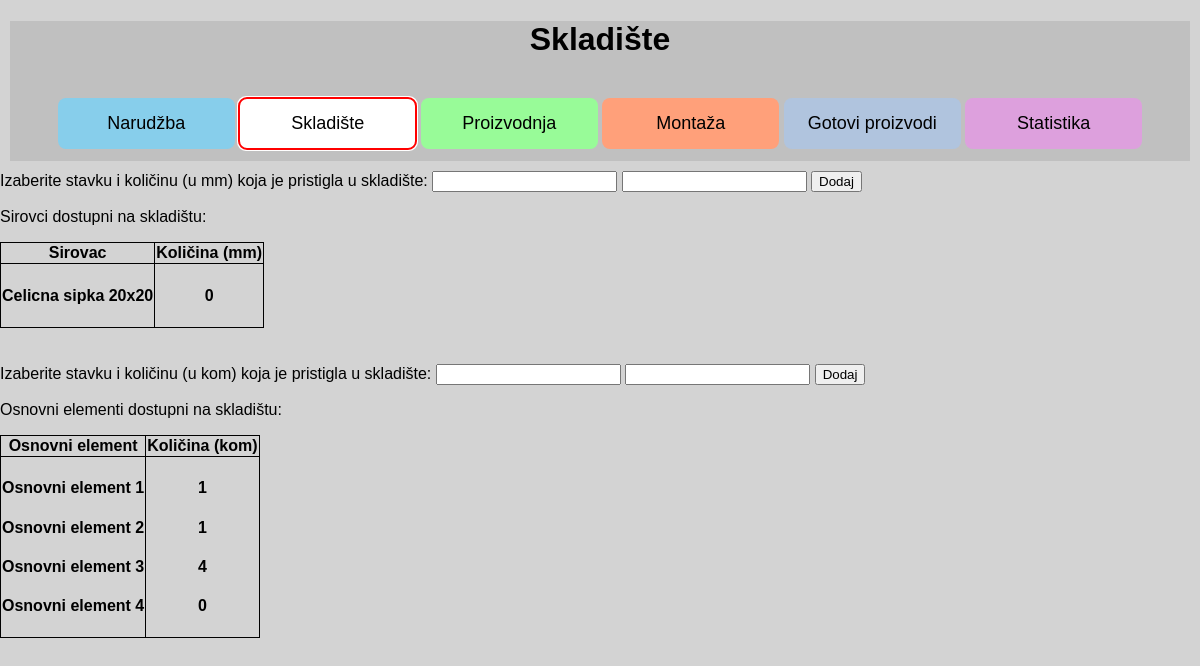
/first_btn, run on an earlier commit of the app's database.
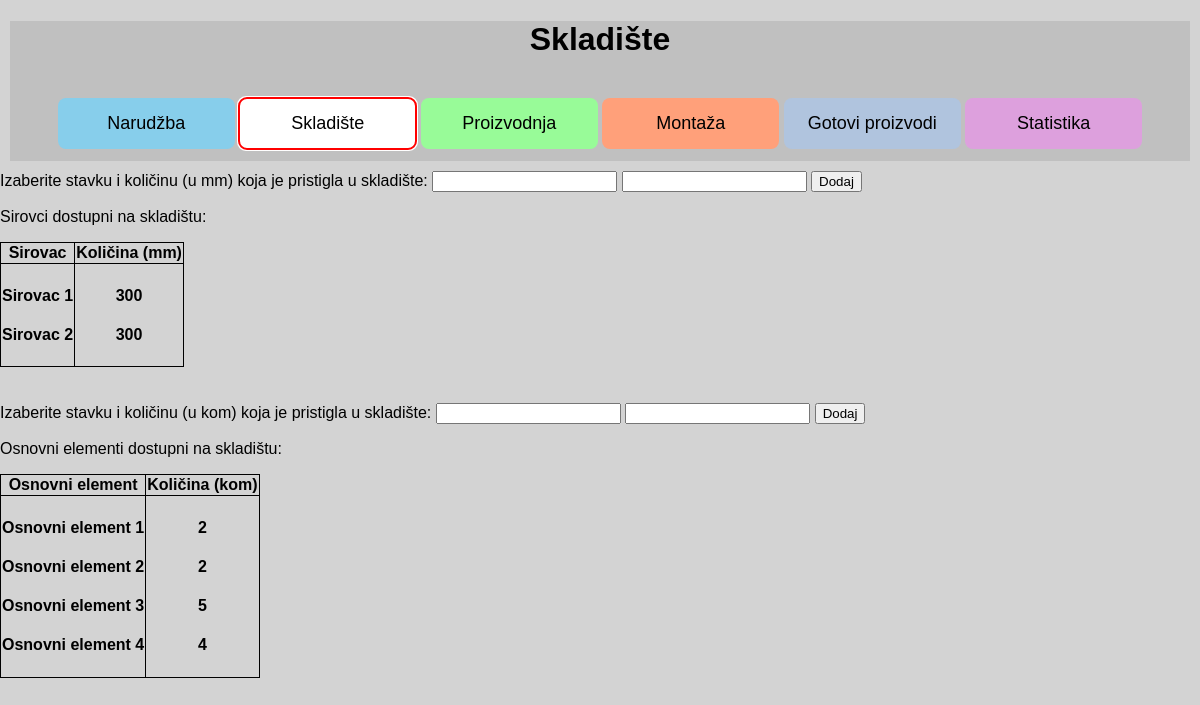
And on a later commit of the database.
### app.py (models this page shows, shortened)
class Input_Warehouse(db.Model):
    __tablename__ = "input_warehouse"
    id = db.Column(db.Integer, primary_key=True)
    name = db.Column(db.String(200), nullable=False)
    quantity = db.Column(db.Integer, nullable=False)

class Warehouse(db.Model):
    __tablename__ = "warehouse"
    auto_id = db.Column(db.Integer, primary_key=True)
    part_name = db.Column(db.String(200))
    part_quantity = db.Column(db.Integer)

### app.py (the view, shortened to what this page needs)
@app.route("/first_btn", methods=["POST", "GET"])
def first_button():
    return warehouse_page()

### app.py (called while the page is built)
@app.route("/warehouse")
def warehouse_page():
    raw_mat = Input_Warehouse.query.order_by(Input_Warehouse.id)
    part_available = Warehouse.query.order_by(Warehouse.part_name)
    return render_template("warehouse.html", sirovac=raw_mat, availability=part_available)

### templates/warehouse.html (shortened to what this page needs)
{% extends 'base.html' %}
{% block head %}
<link rel="stylesheet" href="{{ url_for('static', filename='css/warehouse.css') }}">
{% endblock %}
{% block body %}
<div class="content">
    <h1 id="Naslov">Skladište</h1>
    <br>
    <button class="btn btn-1" , onclick="window.location.href='/order'">Narudžba</button>
    <button class="btn btn-2" , onclick="window.location.href='/warehouse'">Skladište</button>
    <button class="btn btn-3" , onclick="window.location.href='/manufacturing'">Proizvodnja</button>
    <button class="btn btn-4" , onclick="window.location.href='/installation'">Montaža</button>
    <button class="btn btn-5" , onclick="window.location.href='/finishedproduct'">Gotovi proizvodi</button>
    <button class="btn btn-6" , onclick="window.location.href='/statistic'">Statistika</button>
</div>
<form action="first_btn" METHOD="POST" id="form1">
    <label for="warehouse">Izaberite stavku i količinu (u mm) koja je pristigla u skladište:</label>
    <input list="sirovci" name="sirovac" id="sirovac">
    <input type="number" name="kolicina" id="kolicina">
    <input type="submit" value="Dodaj" class="btn-secondary" id="botun_1">
</form>
<p>Sirovci dostupni na skladištu:</p>
<table>
    <tr>
        <th>Sirovac</th>
        <th>Količina (mm)</th>
    </tr>
    <tr>
        <td>
            {% for warehouse in sirovac %}
            <h4>
                {{warehouse.name}}
            </h4>
            {% endfor %}
        </td>
        <td>
            {% for warehouse in sirovac %}
            <h4 class="podatak">
                {{warehouse.quantity}}
            </h4>
            {% endfor %}
        </td>
    </tr>
</table>
<br><br>
<form action="second_btn" METHOD="POST">
    <label for="warehouse">Izaberite stavku i količinu (u kom) koja je pristigla u skladište:</label>
    <input list="new_part" name="new_part" id="new_part">
    <input type="number" name="kolicina_1" id="kolicina_1">
    <input type="submit" value="Dodaj" class="btn-secondary">
</form>
<p>Osnovni elementi dostupni na skladištu:</p>
<table>
    <tr>
        <th>Osnovni element</th>
        <th>Količina (kom)</th>
    </tr>
    <tr>
        <td>
            {% for warehouse in availability %}
            <h4>
                {{warehouse.part_name}}
            </h4>
            {% endfor %}
        </td>
        <td>
            {% for warehouse in availability %}
            <h4 class="podatak">
                {{warehouse.part_quantity}}
            </h4>
            {% endfor %}
        </td>
    </tr>
</table>
{% endblock %}

What changed in the data, as far as the page shows it:
changed Input_Warehouse: name "Celicna sipka 20x20" → "Sirovac 1"; quantity "0" → "300"
added Input_Warehouse: name "Sirovac 2", quantity "300"
changed Warehouse "Osnovni element 1": part_quantity "1" → "2"
changed Warehouse "Osnovni element 2": part_quantity "1" → "2"
changed Warehouse "Osnovni element 3": part_quantity "4" → "5"
changed Warehouse "Osnovni element 4": part_quantity "0" → "4"
